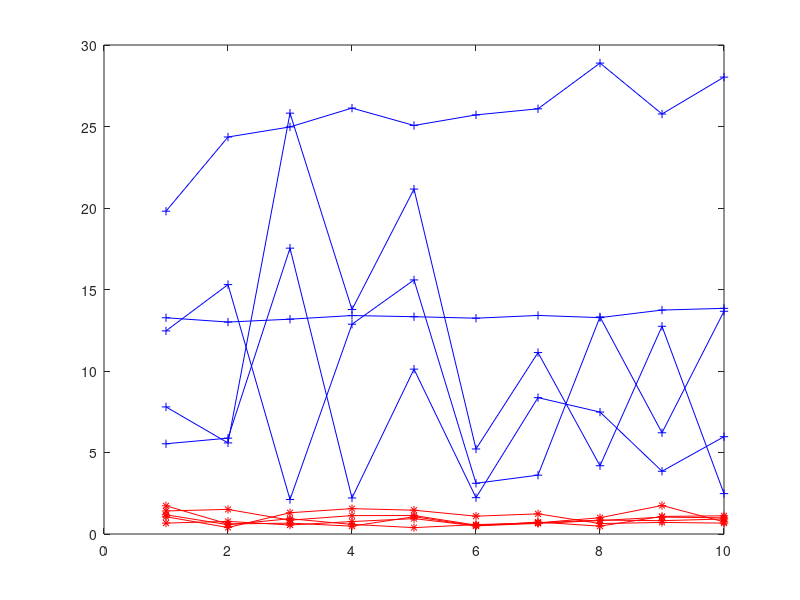
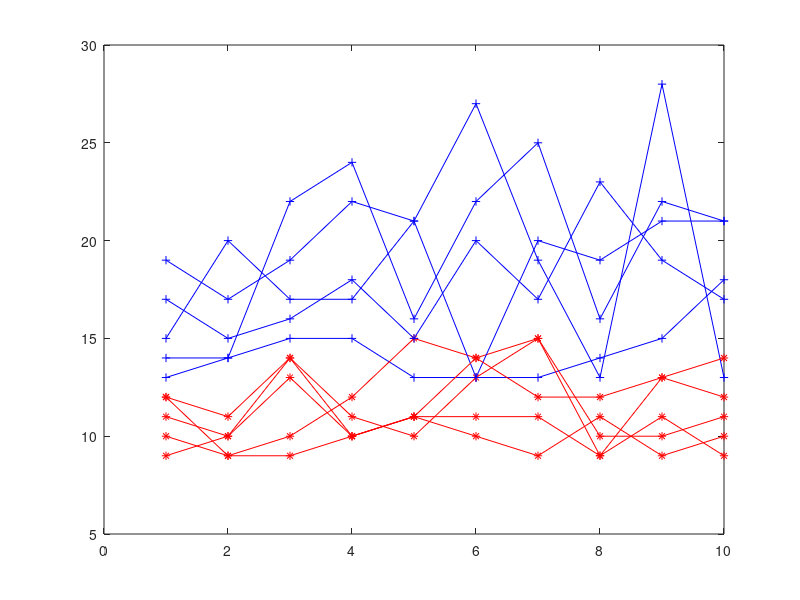
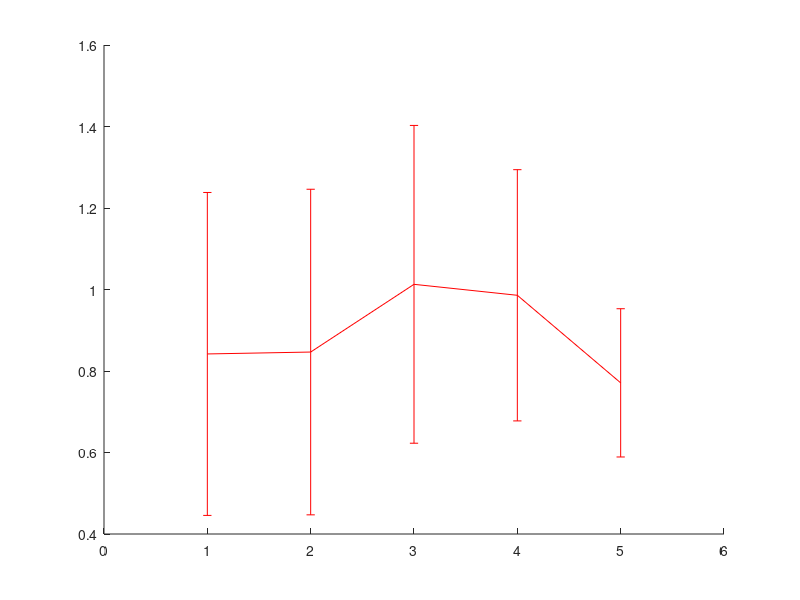

Recreate these plots in MATLAB, in order. (Note: this script raises an error after producing the figures.)
close all;

afd_practical = [
1.17731483	0.571145704	0.937197261	0.589384992	0.390780917	0.575711616	0.684315461	0.997901135	1.74838691	0.746437436;
1.729365442	0.617139199	0.665767943	0.481578645	1.06044103	0.501176561	0.730619397	0.482526675	1.078868529	1.117730807;
1.059149642	0.396488183	1.304594507	1.556995002	1.459878088	1.093330438	1.237019138	0.640585874	0.710171439	0.66882371;
1.414607192	1.509844829	0.849737716	1.12888948	1.133954106	0.545563409	0.682287572	0.853356025	0.817741799	0.921962199;
0.669201358	0.773266924	0.552375585	0.764226655	0.943136882	0.501833919	0.64999545	0.825664592	1.037437153	0.992116866;];

afd_theoretical = [
12.46197321	15.30152097	2.118099636	12.87053978	15.58801253	3.111072765	3.610544136	13.31785601	6.209885877	13.66500174;
13.26713957	13.00321412	13.17884256	13.4025513	13.3310972	13.24006275	13.40846249	13.27487012	13.73907585	13.84397688;
19.80349438	24.35593581	24.9746351	26.13007575	25.06393987	25.71163494	26.08590926	28.89086466	25.76688091	28.03028432;
5.536037045	5.880578303	17.53686638	2.210410487	10.11410332	2.230001727	8.365743	7.481833047	3.850363155	5.96903114;
7.796812622	5.588813048	25.81874734	13.77075891	21.16128273	5.216764967	11.13090493	4.187152556	12.74355638	2.47835304;];

figure;
x =  1 : 10;
for i =  1:5
    y_p = afd_practical(i,:);
    plot(x, y_p, 'r-*');hold on;
    y_t = afd_theoretical(i,:);
    plot(x, y_t, 'b-+');hold on;
end


iteration_practical = [
10	9	9	10	11	10	9	11	9	10;
9	10	13	10	11	11	11	9	11	9;
12	9	10	12	15	14	15	10	10	11;
11	10	14	11	10	13	15	9	13	14;
12	11	14	10	11	14	12	12	13	12;];

iteration_theoretical = [
15	20	17	17	21	27	19	13	28	13;
14	14	15	15	13	13	13	14	15	18;
13	14	22	24	16	22	25	16	22	21;
19	17	19	22	21	13	20	19	21	21;
17	15	16	18	15	20	17	23	19	17;   
];

figure;
for i =  1:5
    y_p = iteration_practical(i,:);
    plot(x, y_p, 'r-*');hold on;
    y_t = iteration_theoretical(i,:);
    plot(x, y_t, 'b-+');hold on;
end

lw = 1.5;

afd_practical_mean = mean(afd_practical,2);
afd_practical_var = std(afd_practical,0,2);
afd_theoretical_mean = mean(afd_theoretical,2);
afd_theoretical_var = std(afd_theoretical,0,2);
figure;
x =  1 : 5;
errorbar(x,afd_practical_mean,afd_practical_var,'r','LineWidth',lw); hold on;
errorbar(x,afd_theoretical_mean,afd_theoretical_var,'b','LineWidth',lw); hold on;
legend('effective','straightforward');
ylabel('AFD');

it_practical_mean = mean(iteration_practical,2);
it_practical_var = std(iteration_practical,0,2);
it_theoretical_mean = mean(iteration_theoretical,2);
it_theoretical_var = std(iteration_theoretical,0,2);
figure;
x = 1 : 5;
errorbar(x,it_practical_mean,it_practical_var,'r','LineWidth',lw); hold on;
errorbar(x,it_theoretical_mean,it_theoretical_var,'b','LineWidth',lw); hold on;
legend('effective','straightforward');
ylabel('Iteration Number');